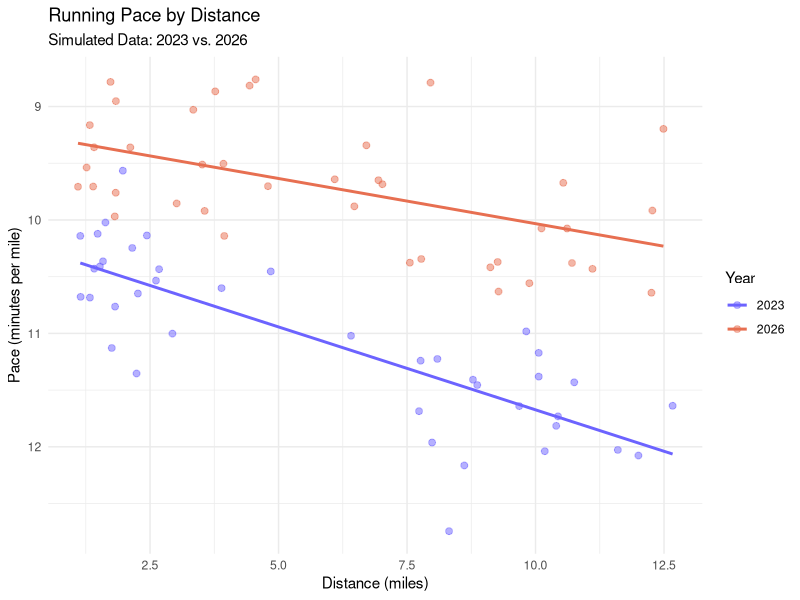

The R script that drew this image:
## ---- chunk 1

#### Simulate ####

library(tidyverse)

set.seed(853)

simulated_running_data <-
  tibble(
    year = rep(
      x = c(2023, 2026),
      each = 40
    ),

    run_type = rep(
      x = c("Short", "Long"),
      each = 20,
      times = 2
    ),

    distance_miles = c(
      runif(n = 20, min = 1, max = 5),
      runif(n = 20, min = 6, max = 13),
      runif(n = 20, min = 1, max = 5),
      runif(n = 20, min = 6, max = 13)
    )
  ) %>%
  mutate(
    pace = if_else(
      year == 2023,
      10.2 + 0.15 * distance_miles,
      9.2 + 0.10 * distance_miles
    ) + rnorm(n = 80, mean = 0, sd = 0.5)
  )

head(simulated_running_data)

## ---- chunk 2

ggplot(
  simulated_running_data,
  aes(
    x = distance_miles,
    y = pace,
    color = factor(year)
  )
) +
  geom_point(alpha = 0.5, size = 2) +
  geom_smooth(
    method = "lm",
    se = FALSE
  ) +
  scale_y_reverse() +
  scale_color_manual(
    values = c(
      "2023" = "#6C63FF",
      "2026" = "#E76F51"
    )
  ) +
  labs(
    title = "Running Pace by Distance",
    subtitle = "Simulated Data: 2023 vs. 2026",
    x = "Distance (miles)",
    y = "Pace (minutes per mile)",
    color = "Year"
  ) +
  theme_minimal()
